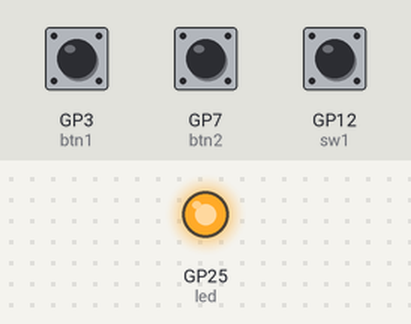
Simulated run of this program. Board: Raspberry Pi Pico running CircuitPython. Shown: output pins drawn as LEDs (lit = HIGH). Inputs (shaded band) come from the test bench; at power-on: GP12 (sw1) HIGH, GP3 (btn1) HIGH, GP7 (btn2) HIGH. Random numbers come from a fixed seed; USB keyboard and mouse output is not drawn.

Above: at 12.0 s.
12.1 s: GP12 (sw1) pulled LOW for 1.85 s
At 13.4 s:
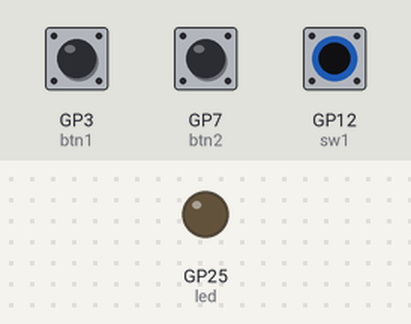
Timing chart, 0 to 18.7 s (numbered marks = the images above; inputs shaded):
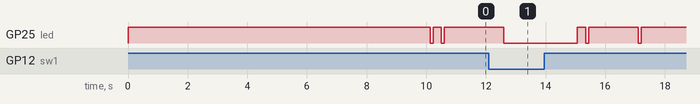

The program:

Pico_Jiggler_Final.py
```python
# Uses circuitpython 8.0.0
# Download Adafruit_CuircuitPython_HID-main.zip from:
# https://github.com/tysonlanes/Pico_Stuff
# and copy the adafruit_hid folder from inside to root of pico

import time
import board
import usb_hid
import random
import EDIT_ME
from digitalio import DigitalInOut, Direction, Pull
from adafruit_hid.keyboard import Keyboard
from adafruit_hid.keycode import Keycode
from adafruit_hid.keyboard_layout_us import KeyboardLayoutUS
from adafruit_hid.mouse import Mouse

# setup onboard LED
led = DigitalInOut(board.LED)
led.direction = Direction.OUTPUT
led.value = False

# setup a keyboard and mouse
kbd = Keyboard(usb_hid.devices)
layout = KeyboardLayoutUS(kbd)
mse = Mouse(usb_hid.devices)

# setup the buttons
btn1 = DigitalInOut(board.GP3)
btn1.direction = Direction.INPUT
btn1.pull = Pull.UP

btn2 = DigitalInOut(board.GP7)
btn2.direction = Direction.INPUT
btn2.pull = Pull.UP

# setup teh switch - 3 pin with logic in middle and ground on either side.
# switch toward ground is off position, toward logic is on.
sw1 = DigitalInOut(board.GP12)
sw1.direction = Direction.INPUT
sw1.pull = Pull.UP

# run the loop
while True:
    if sw1.value: # Switch in on position - This is the mouse jiggler
        led.value = True # turn on the onboard LED
        for x in range(random.randint(0, 3)): # Introduce ramdomness for AI watching for jigglers
            mse.move(50, 0, 0) # move mouse down 50 units
            if not sw1.value: # Check to see if switch in off position
                led.value = False # turn LED off
                break # escape the for loop and return to main while true loop
            time.sleep(random.uniform(0.2, 1.2)) # wait random time
            mse.move(0, 0, random.randint(-8, -3)) # scroll mouse wheel random amount of units down
            if not sw1.value:
                led.value = False
                break
            time.sleep(random.uniform(0.8, 1.6))
            mse.move(0, -10, 0) # move mouse 10 units to the left
            mse.move(0, 0, random.randint(-18, -7))
            if not sw1.value:
                led.value = False
                break
            time.sleep(random.uniform(0.6, 3.8))
            mse.move(-50, 0, 0)
            if not sw1.value:
                led.value = False
                break
            time.sleep(random.uniform(2, 4.1))
            mse.move(0, 10, 0)
        mse.move(0, 0, random.randint(2, 7))
        time.sleep(random.uniform(0.2, 2.9))
        led.value = False
    if not btn1.value: # Button down status - This sends the string found in /sender.py
        layout.write(EDIT_ME.CHANGE_ME)
    if not btn2.value: # Button down status - This sends the hotkey to the grabbing tool grab selection
        kbd.press(Keycode.SHIFT)
        time.sleep(0.05)
        kbd.press(Keycode.WINDOWS)
        time.sleep(0.05)
        kbd.send(Keycode.S)
        time.sleep(0.05)
        kbd.release(Keycode.SHIFT)
        time.sleep(0.02)
        kbd.release(Keycode.WINDOWS)
        time.sleep(0.02)
    else: # Switch off and buttons not pressed
        pass
    time.sleep(0.1)
```

EDIT_ME.py
```python
# This is the file to edit for the red keyboard button.
# Whatever is inside of quotation marks will be typed.
# A \n is a new line.  Use this if you want to hit enter after your string.
# If you need a quotation mark, precede it with a backslash - \
# The example is copied in comments below.
# CHANGE_ME = str("This is the \"string\" of text to type!\nAnd this is in a new line.\nThis \\ is a single backslash :)")
# To type Hello world! would be - CHANGE_ME = str("Hello world!")

CHANGE_ME = str("This is the \"string\" of text to type!\nAnd this is in a new line.\nThis \\ is a single backslash :)")
```

Measured:
- after the input at 12.1 s, GP25 (led): goes LOW 2.5 s, HIGH 0.28 s, LOW 0.10 s, HIGH 1.7 s, LOW 0.10 s, then HIGH, starting after 0.50 s
